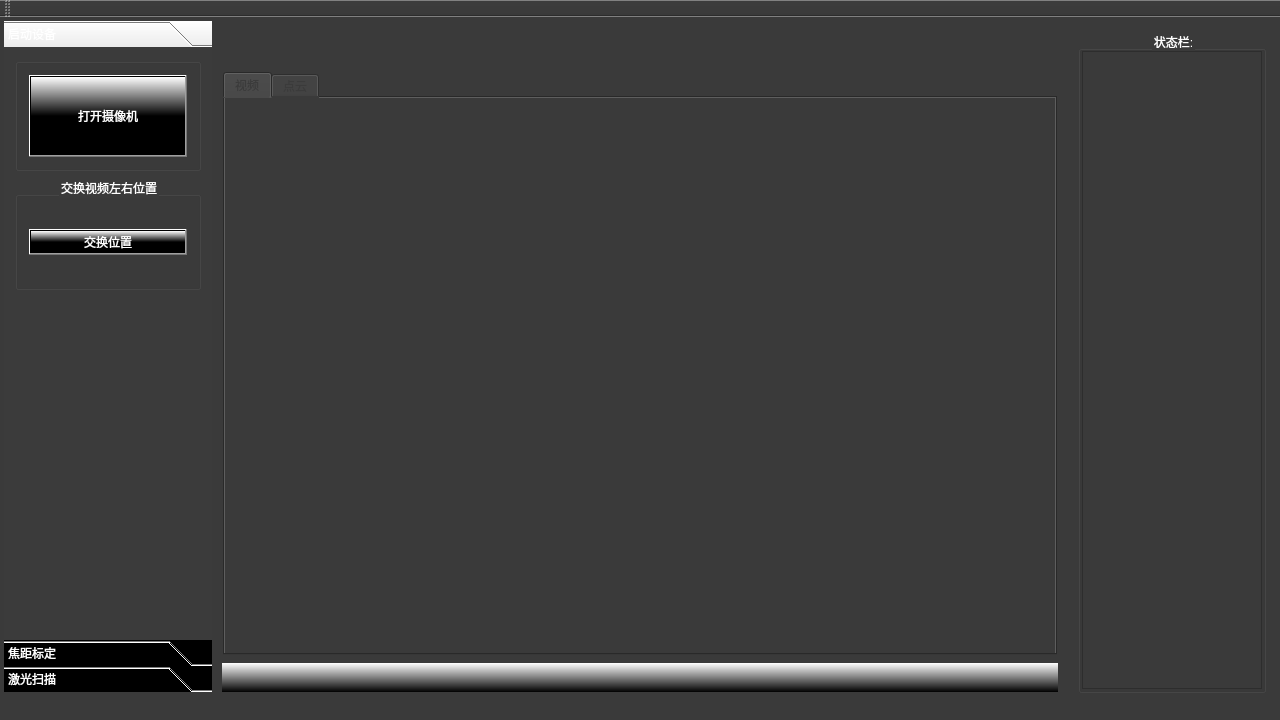
<?xml version="1.0" encoding="UTF-8"?>
<ui version="4.0">
 <class>BinocularScannerClass</class>
 <widget class="QMainWindow" name="BinocularScannerClass">
  <property name="geometry">
   <rect>
    <x>0</x>
    <y>0</y>
    <width>1280</width>
    <height>720</height>
   </rect>
  </property>
  <property name="minimumSize">
   <size>
    <width>1280</width>
    <height>720</height>
   </size>
  </property>
  <property name="windowTitle">
   <string>BinocularScanner</string>
  </property>
  <property name="styleSheet">
   <string notr="true">background-color: rgb(58, 58, 58);</string>
  </property>
  <widget class="QWidget" name="centralWidget">
   <layout class="QHBoxLayout" name="horizontalLayout" stretch="1,4,1">
    <property name="leftMargin">
     <number>3</number>
    </property>
    <property name="topMargin">
     <number>3</number>
    </property>
    <property name="rightMargin">
     <number>3</number>
    </property>
    <property name="bottomMargin">
     <number>3</number>
    </property>
    <item>
     <widget class="QWidget" name="widget_left" native="true">
      <layout class="QGridLayout" name="gridLayout">
       <property name="leftMargin">
        <number>1</number>
       </property>
       <property name="topMargin">
        <number>1</number>
       </property>
       <property name="rightMargin">
        <number>1</number>
       </property>
       <property name="bottomMargin">
        <number>3</number>
       </property>
       <item row="0" column="0">
        <widget class="QToolBox" name="toolBox">
         <property name="sizePolicy">
          <sizepolicy hsizetype="Expanding" vsizetype="Expanding">
           <horstretch>0</horstretch>
           <verstretch>0</verstretch>
          </sizepolicy>
         </property>
         <property name="font">
          <font>
           <family>微软雅黑</family>
           <pointsize>9</pointsize>
           <weight>9</weight>
           <italic>false</italic>
           <bold>false</bold>
          </font>
         </property>
         <property name="mouseTracking">
          <bool>false</bool>
         </property>
         <property name="autoFillBackground">
          <bool>false</bool>
         </property>
         <property name="styleSheet">
          <string notr="true">background-color: qlineargradient(spread:pad, x1:0, y1:0.5, x2:0, y2:0, stop:0 rgba(0, 0, 0, 255), stop:1 rgba(255, 255, 255, 255));
font: 75 9pt &quot;微软雅黑&quot;;
color: rgb(255, 255, 255);
</string>
         </property>
         <property name="currentIndex">
          <number>0</number>
         </property>
         <property name="tabSpacing">
          <number>0</number>
         </property>
         <widget class="QWidget" name="cameraBoot">
          <property name="geometry">
           <rect>
            <x>0</x>
            <y>0</y>
            <width>208</width>
            <height>561</height>
           </rect>
          </property>
          <property name="palette">
           <palette>
            <active>
             <colorrole role="WindowText">
              <brush brushstyle="SolidPattern">
               <color alpha="255">
                <red>255</red>
                <green>255</green>
                <blue>255</blue>
               </color>
              </brush>
             </colorrole>
             <colorrole role="Button">
              <brush brushstyle="SolidPattern">
               <color alpha="255">
                <red>59</red>
                <green>59</green>
                <blue>59</blue>
               </color>
              </brush>
             </colorrole>
             <colorrole role="Text">
              <brush brushstyle="SolidPattern">
               <color alpha="255">
                <red>255</red>
                <green>255</green>
                <blue>255</blue>
               </color>
              </brush>
             </colorrole>
             <colorrole role="ButtonText">
              <brush brushstyle="SolidPattern">
               <color alpha="255">
                <red>255</red>
                <green>255</green>
                <blue>255</blue>
               </color>
              </brush>
             </colorrole>
             <colorrole role="Base">
              <brush brushstyle="SolidPattern">
               <color alpha="255">
                <red>59</red>
                <green>59</green>
                <blue>59</blue>
               </color>
              </brush>
             </colorrole>
             <colorrole role="Window">
              <brush brushstyle="SolidPattern">
               <color alpha="255">
                <red>59</red>
                <green>59</green>
                <blue>59</blue>
               </color>
              </brush>
             </colorrole>
            </active>
            <inactive>
             <colorrole role="WindowText">
              <brush brushstyle="SolidPattern">
               <color alpha="255">
                <red>255</red>
                <green>255</green>
                <blue>255</blue>
               </color>
              </brush>
             </colorrole>
             <colorrole role="Button">
              <brush brushstyle="SolidPattern">
               <color alpha="255">
                <red>59</red>
                <green>59</green>
                <blue>59</blue>
               </color>
              </brush>
             </colorrole>
             <colorrole role="Text">
              <brush brushstyle="SolidPattern">
               <color alpha="255">
                <red>255</red>
                <green>255</green>
                <blue>255</blue>
               </color>
              </brush>
             </colorrole>
             <colorrole role="ButtonText">
              <brush brushstyle="SolidPattern">
               <color alpha="255">
                <red>255</red>
                <green>255</green>
                <blue>255</blue>
               </color>
              </brush>
             </colorrole>
             <colorrole role="Base">
              <brush brushstyle="SolidPattern">
               <color alpha="255">
                <red>59</red>
                <green>59</green>
                <blue>59</blue>
               </color>
              </brush>
             </colorrole>
             <colorrole role="Window">
              <brush brushstyle="SolidPattern">
               <color alpha="255">
                <red>59</red>
                <green>59</green>
                <blue>59</blue>
               </color>
              </brush>
             </colorrole>
            </inactive>
            <disabled>
             <colorrole role="WindowText">
              <brush brushstyle="SolidPattern">
               <color alpha="255">
                <red>255</red>
                <green>255</green>
                <blue>255</blue>
               </color>
              </brush>
             </colorrole>
             <colorrole role="Button">
              <brush brushstyle="SolidPattern">
               <color alpha="255">
                <red>59</red>
                <green>59</green>
                <blue>59</blue>
               </color>
              </brush>
             </colorrole>
             <colorrole role="Text">
              <brush brushstyle="SolidPattern">
               <color alpha="255">
                <red>255</red>
                <green>255</green>
                <blue>255</blue>
               </color>
              </brush>
             </colorrole>
             <colorrole role="ButtonText">
              <brush brushstyle="SolidPattern">
               <color alpha="255">
                <red>255</red>
                <green>255</green>
                <blue>255</blue>
               </color>
              </brush>
             </colorrole>
             <colorrole role="Base">
              <brush brushstyle="SolidPattern">
               <color alpha="255">
                <red>59</red>
                <green>59</green>
                <blue>59</blue>
               </color>
              </brush>
             </colorrole>
             <colorrole role="Window">
              <brush brushstyle="SolidPattern">
               <color alpha="255">
                <red>59</red>
                <green>59</green>
                <blue>59</blue>
               </color>
              </brush>
             </colorrole>
            </disabled>
           </palette>
          </property>
          <property name="styleSheet">
           <string notr="true">
background-color: rgb(59, 59, 59);</string>
          </property>
          <attribute name="label">
           <string>启动设备</string>
          </attribute>
          <layout class="QVBoxLayout" name="verticalLayout_5" stretch="1,1,3">
           <item>
            <widget class="QGroupBox" name="groupBox_15">
             <property name="title">
              <string/>
             </property>
             <property name="alignment">
              <set>Qt::AlignCenter</set>
             </property>
             <layout class="QHBoxLayout" name="horizontalLayout_12">
              <item>
               <widget class="QPushButton" name="btn_openCam">
                <property name="sizePolicy">
                 <sizepolicy hsizetype="Expanding" vsizetype="Expanding">
                  <horstretch>0</horstretch>
                  <verstretch>0</verstretch>
                 </sizepolicy>
                </property>
                <property name="styleSheet">
                 <string notr="true">background-color: qlineargradient(spread:pad, x1:0, y1:0.5, x2:0, y2:0, stop:0 rgba(0, 0, 0, 255), stop:1 rgba(255, 255, 255, 255));</string>
                </property>
                <property name="text">
                 <string>打开摄像机</string>
                </property>
                <property name="icon">
                 <iconset resource="LaserScanner.qrc">
                  <normaloff>:/新前缀/Resources/Start.png</normaloff>:/新前缀/Resources/Start.png</iconset>
                </property>
               </widget>
              </item>
             </layout>
            </widget>
           </item>
           <item>
            <widget class="QGroupBox" name="groupBox_16">
             <property name="title">
              <string>交换视频左右位置</string>
             </property>
             <property name="alignment">
              <set>Qt::AlignCenter</set>
             </property>
             <layout class="QHBoxLayout" name="horizontalLayout_13">
              <item>
               <widget class="QPushButton" name="btn_swapRL">
                <property name="styleSheet">
                 <string notr="true">background-color: qlineargradient(spread:pad, x1:0, y1:0.5, x2:0, y2:0, stop:0 rgba(0, 0, 0, 255), stop:1 rgba(255, 255, 255, 255));</string>
                </property>
                <property name="text">
                 <string>交换位置</string>
                </property>
               </widget>
              </item>
             </layout>
            </widget>
           </item>
           <item>
            <spacer name="verticalSpacer_5">
             <property name="orientation">
              <enum>Qt::Vertical</enum>
             </property>
             <property name="sizeHint" stdset="0">
              <size>
               <width>20</width>
               <height>222</height>
              </size>
             </property>
            </spacer>
           </item>
          </layout>
         </widget>
         <widget class="QWidget" name="focusCalibration">
          <property name="geometry">
           <rect>
            <x>0</x>
            <y>0</y>
            <width>208</width>
            <height>561</height>
           </rect>
          </property>
          <property name="styleSheet">
           <string notr="true">background-color: rgb(59, 59, 59);</string>
          </property>
          <attribute name="label">
           <string>焦距标定</string>
          </attribute>
          <layout class="QVBoxLayout" name="verticalLayout_6">
           <item>
            <widget class="QGroupBox" name="groupBox_9">
             <property name="title">
              <string>拍摄标定图:</string>
             </property>
             <property name="alignment">
              <set>Qt::AlignCenter</set>
             </property>
             <layout class="QVBoxLayout" name="verticalLayout_10" stretch="1">
              <item>
               <widget class="QPushButton" name="btnSaveImage">
                <property name="styleSheet">
                 <string notr="true">background-color: qlineargradient(spread:pad, x1:0, y1:0.5, x2:0, y2:0, stop:0 rgba(0, 0, 0, 255), stop:1 rgba(255, 255, 255, 255));</string>
                </property>
                <property name="text">
                 <string>保存图像</string>
                </property>
                <property name="icon">
                 <iconset resource="LaserScanner.qrc">
                  <normaloff>:/新前缀/Resources/FILE.ico</normaloff>:/新前缀/Resources/FILE.ico</iconset>
                </property>
               </widget>
              </item>
             </layout>
            </widget>
           </item>
           <item>
            <widget class="QGroupBox" name="groupBox_10">
             <property name="title">
              <string>选择标定图:</string>
             </property>
             <property name="alignment">
              <set>Qt::AlignCenter</set>
             </property>
             <layout class="QHBoxLayout" name="horizontalLayout_10">
              <item>
               <widget class="QToolButton" name="btn_calibrationL">
                <property name="styleSheet">
                 <string notr="true">background-color: qlineargradient(spread:pad, x1:0, y1:0.5, x2:0, y2:0, stop:0 rgba(0, 0, 0, 255), stop:1 rgba(255, 255, 255, 255));</string>
                </property>
                <property name="text">
                 <string>左</string>
                </property>
               </widget>
              </item>
              <item>
               <widget class="QToolButton" name="btn_calibrationR">
                <property name="styleSheet">
                 <string notr="true">background-color: qlineargradient(spread:pad, x1:0, y1:0.5, x2:0, y2:0, stop:0 rgba(0, 0, 0, 255), stop:1 rgba(255, 255, 255, 255));</string>
                </property>
                <property name="text">
                 <string>右</string>
                </property>
               </widget>
              </item>
             </layout>
            </widget>
           </item>
           <item>
            <widget class="QGroupBox" name="groupBox_21">
             <property name="title">
              <string>立体校正</string>
             </property>
             <property name="alignment">
              <set>Qt::AlignCenter</set>
             </property>
             <layout class="QVBoxLayout" name="verticalLayout_7">
              <item>
               <widget class="QPushButton" name="btn_loadParameter">
                <property name="styleSheet">
                 <string notr="true">background-color: qlineargradient(spread:pad, x1:0, y1:0.5, x2:0, y2:0, stop:0 rgba(0, 0, 0, 255), stop:1 rgba(255, 255, 255, 255));</string>
                </property>
                <property name="text">
                 <string>读取参数</string>
                </property>
               </widget>
              </item>
              <item>
               <widget class="QPushButton" name="btn_correction">
                <property name="styleSheet">
                 <string notr="true">background-color: qlineargradient(spread:pad, x1:0, y1:0.5, x2:0, y2:0, stop:0 rgba(0, 0, 0, 255), stop:1 rgba(255, 255, 255, 255));</string>
                </property>
                <property name="text">
                 <string>校正</string>
                </property>
               </widget>
              </item>
             </layout>
            </widget>
           </item>
           <item>
            <spacer name="verticalSpacer_3">
             <property name="orientation">
              <enum>Qt::Vertical</enum>
             </property>
             <property name="sizeHint" stdset="0">
              <size>
               <width>20</width>
               <height>223</height>
              </size>
             </property>
            </spacer>
           </item>
          </layout>
         </widget>
         <widget class="QWidget" name="lightScans">
          <property name="geometry">
           <rect>
            <x>0</x>
            <y>0</y>
            <width>208</width>
            <height>561</height>
           </rect>
          </property>
          <property name="styleSheet">
           <string notr="true">background-color: rgb(59, 59, 59);</string>
          </property>
          <attribute name="label">
           <string>激光扫描</string>
          </attribute>
          <layout class="QVBoxLayout" name="verticalLayout_13">
           <property name="leftMargin">
            <number>3</number>
           </property>
           <property name="topMargin">
            <number>3</number>
           </property>
           <property name="rightMargin">
            <number>3</number>
           </property>
           <property name="bottomMargin">
            <number>3</number>
           </property>
           <item>
            <widget class="QGroupBox" name="groupBox_3">
             <property name="title">
              <string>参数:</string>
             </property>
             <property name="alignment">
              <set>Qt::AlignCenter</set>
             </property>
             <layout class="QGridLayout" name="gridLayout_3">
              <item row="0" column="0">
               <widget class="QLabel" name="label_4">
                <property name="text">
                 <string>最小Z值</string>
                </property>
               </widget>
              </item>
              <item row="0" column="1">
               <widget class="QSpinBox" name="xyzMinZ">
                <property name="styleSheet">
                 <string notr="true">background-color: qlineargradient(spread:pad, x1:0, y1:0.2, x2:0, y2:0, stop:0 rgba(48, 15, 15, 255), stop:1 rgba(255, 255, 255, 255));</string>
                </property>
               </widget>
              </item>
              <item row="1" column="0">
               <widget class="QLabel" name="label_5">
                <property name="text">
                 <string>最大Z值</string>
                </property>
               </widget>
              </item>
              <item row="1" column="1">
               <widget class="QSpinBox" name="xyzMaxZ">
                <property name="styleSheet">
                 <string notr="true">background-color: qlineargradient(spread:pad, x1:0, y1:0.2, x2:0, y2:0, stop:0 rgba(48, 15, 15, 255), stop:1 rgba(255, 255, 255, 255));</string>
                </property>
                <property name="maximum">
                 <number>99999</number>
                </property>
                <property name="value">
                 <number>10000</number>
                </property>
               </widget>
              </item>
              <item row="2" column="0">
               <widget class="QLabel" name="label_6">
                <property name="text">
                 <string>缩放比例</string>
                </property>
               </widget>
              </item>
              <item row="2" column="1">
               <widget class="QSpinBox" name="xyzScale">
                <property name="styleSheet">
                 <string notr="true">background-color: qlineargradient(spread:pad, x1:0, y1:0.2, x2:0, y2:0, stop:0 rgba(48, 15, 15, 255), stop:1 rgba(255, 255, 255, 255));</string>
                </property>
                <property name="maximum">
                 <number>99999</number>
                </property>
                <property name="value">
                 <number>1</number>
                </property>
               </widget>
              </item>
             </layout>
            </widget>
           </item>
           <item>
            <widget class="QGroupBox" name="groupBox_2">
             <property name="title">
              <string>开始扫描:</string>
             </property>
             <property name="alignment">
              <set>Qt::AlignCenter</set>
             </property>
             <layout class="QGridLayout" name="gridLayout_4">
              <item row="0" column="0">
               <widget class="QPushButton" name="btn_scan">
                <property name="sizePolicy">
                 <sizepolicy hsizetype="Expanding" vsizetype="Expanding">
                  <horstretch>0</horstretch>
                  <verstretch>0</verstretch>
                 </sizepolicy>
                </property>
                <property name="styleSheet">
                 <string notr="true">background-color: qlineargradient(spread:pad, x1:0, y1:0.5, x2:0, y2:0, stop:0 rgba(0, 0, 0, 255), stop:1 rgba(255, 255, 255, 255));</string>
                </property>
                <property name="text">
                 <string>开始扫描</string>
                </property>
                <property name="icon">
                 <iconset resource="LaserScanner.qrc">
                  <normaloff>:/新前缀/Resources/Start.png</normaloff>:/新前缀/Resources/Start.png</iconset>
                </property>
               </widget>
              </item>
             </layout>
            </widget>
           </item>
           <item>
            <widget class="QGroupBox" name="groupBox_19">
             <property name="title">
              <string>显示点云:</string>
             </property>
             <property name="alignment">
              <set>Qt::AlignCenter</set>
             </property>
             <layout class="QGridLayout" name="gridLayout_7">
              <item row="0" column="0">
               <widget class="QPushButton" name="btn_showCloud">
                <property name="sizePolicy">
                 <sizepolicy hsizetype="Expanding" vsizetype="Expanding">
                  <horstretch>0</horstretch>
                  <verstretch>0</verstretch>
                 </sizepolicy>
                </property>
                <property name="styleSheet">
                 <string notr="true">background-color: qlineargradient(spread:pad, x1:0, y1:0.5, x2:0, y2:0, stop:0 rgba(0, 0, 0, 255), stop:1 rgba(255, 255, 255, 255));</string>
                </property>
                <property name="text">
                 <string>显示点云</string>
                </property>
                <property name="icon">
                 <iconset>
                  <normaloff>:/BinocularScanner/Resources/Start.png</normaloff>:/BinocularScanner/Resources/Start.png</iconset>
                </property>
               </widget>
              </item>
             </layout>
            </widget>
           </item>
           <item>
            <widget class="QGroupBox" name="groupBox_17">
             <property name="title">
              <string>光条阈值:</string>
             </property>
             <property name="alignment">
              <set>Qt::AlignCenter</set>
             </property>
             <layout class="QVBoxLayout" name="verticalLayout_4">
              <item>
               <widget class="QSlider" name="lightSlider">
                <property name="styleSheet">
                 <string notr="true"/>
                </property>
                <property name="maximum">
                 <number>255</number>
                </property>
                <property name="value">
                 <number>100</number>
                </property>
                <property name="orientation">
                 <enum>Qt::Horizontal</enum>
                </property>
               </widget>
              </item>
              <item>
               <widget class="QSpinBox" name="spinBox_light">
                <property name="styleSheet">
                 <string notr="true">background-color: qlineargradient(spread:pad, x1:0, y1:0.2, x2:0, y2:0, stop:0 rgba(48, 15, 15, 255), stop:1 rgba(255, 255, 255, 255));</string>
                </property>
                <property name="maximum">
                 <number>255</number>
                </property>
                <property name="value">
                 <number>100</number>
                </property>
               </widget>
              </item>
             </layout>
            </widget>
           </item>
           <item>
            <spacer name="verticalSpacer_2">
             <property name="orientation">
              <enum>Qt::Vertical</enum>
             </property>
             <property name="sizeHint" stdset="0">
              <size>
               <width>20</width>
               <height>338</height>
              </size>
             </property>
            </spacer>
           </item>
          </layout>
         </widget>
        </widget>
       </item>
      </layout>
     </widget>
    </item>
    <item>
     <widget class="QWidget" name="widget_center" native="true">
      <layout class="QVBoxLayout" name="verticalLayout" stretch="1,20,1">
       <property name="spacing">
        <number>7</number>
       </property>
       <property name="leftMargin">
        <number>3</number>
       </property>
       <property name="topMargin">
        <number>3</number>
       </property>
       <property name="rightMargin">
        <number>3</number>
       </property>
       <property name="bottomMargin">
        <number>3</number>
       </property>
       <item>
        <widget class="QWidget" name="widget" native="true">
         <layout class="QHBoxLayout" name="horizontalLayout_4">
          <item>
           <spacer name="horizontalSpacer">
            <property name="orientation">
             <enum>Qt::Horizontal</enum>
            </property>
            <property name="sizeHint" stdset="0">
             <size>
              <width>40</width>
              <height>20</height>
             </size>
            </property>
           </spacer>
          </item>
         </layout>
         <zorder>horizontalSpacer</zorder>
        </widget>
       </item>
       <item>
        <widget class="QWidget" name="widget_2" native="true">
         <layout class="QHBoxLayout" name="horizontalLayout_2">
          <property name="spacing">
           <number>1</number>
          </property>
          <property name="leftMargin">
           <number>1</number>
          </property>
          <property name="topMargin">
           <number>0</number>
          </property>
          <property name="rightMargin">
           <number>1</number>
          </property>
          <property name="bottomMargin">
           <number>1</number>
          </property>
          <item>
           <widget class="QTabWidget" name="tabWidget">
            <property name="palette">
             <palette>
              <active>
               <colorrole role="WindowText">
                <brush brushstyle="SolidPattern">
                 <color alpha="255">
                  <red>59</red>
                  <green>59</green>
                  <blue>59</blue>
                 </color>
                </brush>
               </colorrole>
               <colorrole role="Button">
                <brush brushstyle="SolidPattern">
                 <color alpha="255">
                  <red>58</red>
                  <green>58</green>
                  <blue>58</blue>
                 </color>
                </brush>
               </colorrole>
               <colorrole role="Text">
                <brush brushstyle="SolidPattern">
                 <color alpha="255">
                  <red>59</red>
                  <green>59</green>
                  <blue>59</blue>
                 </color>
                </brush>
               </colorrole>
               <colorrole role="ButtonText">
                <brush brushstyle="SolidPattern">
                 <color alpha="255">
                  <red>59</red>
                  <green>59</green>
                  <blue>59</blue>
                 </color>
                </brush>
               </colorrole>
               <colorrole role="Base">
                <brush brushstyle="SolidPattern">
                 <color alpha="255">
                  <red>58</red>
                  <green>58</green>
                  <blue>58</blue>
                 </color>
                </brush>
               </colorrole>
               <colorrole role="Window">
                <brush brushstyle="SolidPattern">
                 <color alpha="255">
                  <red>58</red>
                  <green>58</green>
                  <blue>58</blue>
                 </color>
                </brush>
               </colorrole>
               <colorrole role="HighlightedText">
                <brush brushstyle="SolidPattern">
                 <color alpha="255">
                  <red>255</red>
                  <green>64</green>
                  <blue>16</blue>
                 </color>
                </brush>
               </colorrole>
               <colorrole role="AlternateBase">
                <brush brushstyle="SolidPattern">
                 <color alpha="255">
                  <red>170</red>
                  <green>255</green>
                  <blue>0</blue>
                 </color>
                </brush>
               </colorrole>
              </active>
              <inactive>
               <colorrole role="WindowText">
                <brush brushstyle="SolidPattern">
                 <color alpha="255">
                  <red>59</red>
                  <green>59</green>
                  <blue>59</blue>
                 </color>
                </brush>
               </colorrole>
               <colorrole role="Button">
                <brush brushstyle="SolidPattern">
                 <color alpha="255">
                  <red>58</red>
                  <green>58</green>
                  <blue>58</blue>
                 </color>
                </brush>
               </colorrole>
               <colorrole role="Text">
                <brush brushstyle="SolidPattern">
                 <color alpha="255">
                  <red>59</red>
                  <green>59</green>
                  <blue>59</blue>
                 </color>
                </brush>
               </colorrole>
               <colorrole role="ButtonText">
                <brush brushstyle="SolidPattern">
                 <color alpha="255">
                  <red>59</red>
                  <green>59</green>
                  <blue>59</blue>
                 </color>
                </brush>
               </colorrole>
               <colorrole role="Base">
                <brush brushstyle="SolidPattern">
                 <color alpha="255">
                  <red>58</red>
                  <green>58</green>
                  <blue>58</blue>
                 </color>
                </brush>
               </colorrole>
               <colorrole role="Window">
                <brush brushstyle="SolidPattern">
                 <color alpha="255">
                  <red>58</red>
                  <green>58</green>
                  <blue>58</blue>
                 </color>
                </brush>
               </colorrole>
               <colorrole role="HighlightedText">
                <brush brushstyle="SolidPattern">
                 <color alpha="255">
                  <red>0</red>
                  <green>0</green>
                  <blue>0</blue>
                 </color>
                </brush>
               </colorrole>
               <colorrole role="AlternateBase">
                <brush brushstyle="SolidPattern">
                 <color alpha="255">
                  <red>170</red>
                  <green>255</green>
                  <blue>0</blue>
                 </color>
                </brush>
               </colorrole>
              </inactive>
              <disabled>
               <colorrole role="WindowText">
                <brush brushstyle="SolidPattern">
                 <color alpha="255">
                  <red>59</red>
                  <green>59</green>
                  <blue>59</blue>
                 </color>
                </brush>
               </colorrole>
               <colorrole role="Button">
                <brush brushstyle="SolidPattern">
                 <color alpha="255">
                  <red>58</red>
                  <green>58</green>
                  <blue>58</blue>
                 </color>
                </brush>
               </colorrole>
               <colorrole role="Text">
                <brush brushstyle="SolidPattern">
                 <color alpha="255">
                  <red>59</red>
                  <green>59</green>
                  <blue>59</blue>
                 </color>
                </brush>
               </colorrole>
               <colorrole role="ButtonText">
                <brush brushstyle="SolidPattern">
                 <color alpha="255">
                  <red>59</red>
                  <green>59</green>
                  <blue>59</blue>
                 </color>
                </brush>
               </colorrole>
               <colorrole role="Base">
                <brush brushstyle="SolidPattern">
                 <color alpha="255">
                  <red>58</red>
                  <green>58</green>
                  <blue>58</blue>
                 </color>
                </brush>
               </colorrole>
               <colorrole role="Window">
                <brush brushstyle="SolidPattern">
                 <color alpha="255">
                  <red>58</red>
                  <green>58</green>
                  <blue>58</blue>
                 </color>
                </brush>
               </colorrole>
               <colorrole role="HighlightedText">
                <brush brushstyle="SolidPattern">
                 <color alpha="255">
                  <red>255</red>
                  <green>255</green>
                  <blue>255</blue>
                 </color>
                </brush>
               </colorrole>
               <colorrole role="AlternateBase">
                <brush brushstyle="SolidPattern">
                 <color alpha="255">
                  <red>170</red>
                  <green>255</green>
                  <blue>0</blue>
                 </color>
                </brush>
               </colorrole>
              </disabled>
             </palette>
            </property>
            <property name="styleSheet">
             <string notr="true">font: 75 9pt &quot;微软雅黑&quot;;
color: rgb(59, 59, 59);
</string>
            </property>
            <property name="currentIndex">
             <number>0</number>
            </property>
            <widget class="QWidget" name="widget_6">
             <property name="sizePolicy">
              <sizepolicy hsizetype="Expanding" vsizetype="Expanding">
               <horstretch>0</horstretch>
               <verstretch>0</verstretch>
              </sizepolicy>
             </property>
             <attribute name="title">
              <string>视频</string>
             </attribute>
             <layout class="QVBoxLayout" name="verticalLayout_3" stretch="100,59">
              <property name="leftMargin">
               <number>1</number>
              </property>
              <property name="topMargin">
               <number>1</number>
              </property>
              <property name="rightMargin">
               <number>1</number>
              </property>
              <property name="bottomMargin">
               <number>1</number>
              </property>
              <item>
               <layout class="QHBoxLayout" name="horizontalLayout_3" stretch="1,1">
                <item>
                 <widget class="QWidget" name="videoBox_left" native="true">
                  <property name="sizePolicy">
                   <sizepolicy hsizetype="Expanding" vsizetype="Expanding">
                    <horstretch>0</horstretch>
                    <verstretch>0</verstretch>
                   </sizepolicy>
                  </property>
                  <property name="focusPolicy">
                   <enum>Qt::NoFocus</enum>
                  </property>
                 </widget>
                </item>
                <item>
                 <widget class="QWidget" name="videoBox_right" native="true">
                  <property name="sizePolicy">
                   <sizepolicy hsizetype="Expanding" vsizetype="Expanding">
                    <horstretch>0</horstretch>
                    <verstretch>0</verstretch>
                   </sizepolicy>
                  </property>
                 </widget>
                </item>
               </layout>
              </item>
              <item>
               <spacer name="verticalSpacer">
                <property name="orientation">
                 <enum>Qt::Vertical</enum>
                </property>
                <property name="sizeHint" stdset="0">
                 <size>
                  <width>17</width>
                  <height>203</height>
                 </size>
                </property>
               </spacer>
              </item>
             </layout>
            </widget>
            <widget class="QWidget" name="tab_2">
             <attribute name="title">
              <string>点云</string>
             </attribute>
             <layout class="QGridLayout" name="gridLayout_2">
              <item row="0" column="0">
               <widget class="QWidget" name="widget_cloud" native="true"/>
              </item>
             </layout>
            </widget>
           </widget>
          </item>
         </layout>
        </widget>
       </item>
       <item>
        <widget class="QWidget" name="widget_3" native="true">
         <property name="styleSheet">
          <string notr="true">background-color: qlineargradient(spread:pad, x1:0, y1:1, x2:0, y2:0, stop:0 rgba(0, 0, 0, 255), stop:1 rgba(255, 255, 255, 255));</string>
         </property>
        </widget>
       </item>
      </layout>
     </widget>
    </item>
    <item>
     <widget class="QWidget" name="widget_right" native="true">
      <property name="styleSheet">
       <string notr="true">font: 75 9pt &quot;微软雅黑&quot;;
color: rgb(255, 255, 255);</string>
      </property>
      <layout class="QVBoxLayout" name="verticalLayout_2" stretch="9">
       <property name="bottomMargin">
        <number>2</number>
       </property>
       <item>
        <widget class="QGroupBox" name="groupBox_14">
         <property name="title">
          <string>状态栏:</string>
         </property>
         <property name="alignment">
          <set>Qt::AlignCenter</set>
         </property>
         <layout class="QVBoxLayout" name="verticalLayout_11">
          <property name="leftMargin">
           <number>1</number>
          </property>
          <property name="topMargin">
           <number>0</number>
          </property>
          <property name="rightMargin">
           <number>1</number>
          </property>
          <property name="bottomMargin">
           <number>1</number>
          </property>
          <item>
           <widget class="QTextEdit" name="infoEdit">
            <property name="focusPolicy">
             <enum>Qt::NoFocus</enum>
            </property>
            <property name="contextMenuPolicy">
             <enum>Qt::DefaultContextMenu</enum>
            </property>
            <property name="html">
             <string>&lt;!DOCTYPE HTML PUBLIC &quot;-//W3C//DTD HTML 4.0//EN&quot; &quot;http://www.w3.org/TR/REC-html40/strict.dtd&quot;&gt;
&lt;html&gt;&lt;head&gt;&lt;meta name=&quot;qrichtext&quot; content=&quot;1&quot; /&gt;&lt;style type=&quot;text/css&quot;&gt;
p, li { white-space: pre-wrap; }
&lt;/style&gt;&lt;/head&gt;&lt;body style=&quot; font-family:'微软雅黑'; font-size:9pt; font-weight:72; font-style:normal;&quot;&gt;
&lt;p style=&quot;-qt-paragraph-type:empty; margin-top:0px; margin-bottom:0px; margin-left:0px; margin-right:0px; -qt-block-indent:0; text-indent:0px; font-family:'SimSun'; font-weight:400;&quot;&gt;&lt;br /&gt;&lt;/p&gt;&lt;/body&gt;&lt;/html&gt;</string>
            </property>
           </widget>
          </item>
         </layout>
        </widget>
       </item>
      </layout>
     </widget>
    </item>
   </layout>
  </widget>
  <widget class="QMenuBar" name="menuBar">
   <property name="geometry">
    <rect>
     <x>0</x>
     <y>0</y>
     <width>1280</width>
     <height>26</height>
    </rect>
   </property>
  </widget>
  <widget class="QToolBar" name="mainToolBar">
   <attribute name="toolBarArea">
    <enum>TopToolBarArea</enum>
   </attribute>
   <attribute name="toolBarBreak">
    <bool>false</bool>
   </attribute>
  </widget>
  <widget class="QStatusBar" name="statusBar"/>
 </widget>
 <layoutdefault spacing="6" margin="11"/>
 <resources>
  <include location="LaserScanner.qrc"/>
 </resources>
 <connections/>
</ui>
